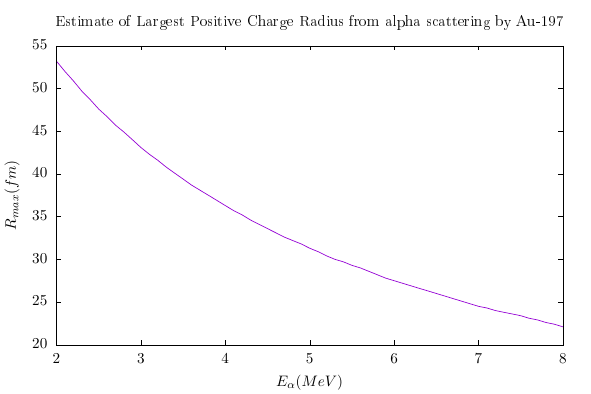

Generate this figure with gnuplot:
set nokey
set title 'Estimate of Largest Positive Charge Radius from alpha scattering by Au-197'
set xlabel '$E_{\alpha}(MeV)$' 
set ylabel '$R_{max}(fm)$'
pl 'data.txt' u 1:2 w l lw 2
pause -1
set term epslatex size 15cm,10cm color colortext standalone
set output "rfsc_mte.tex"
repl
